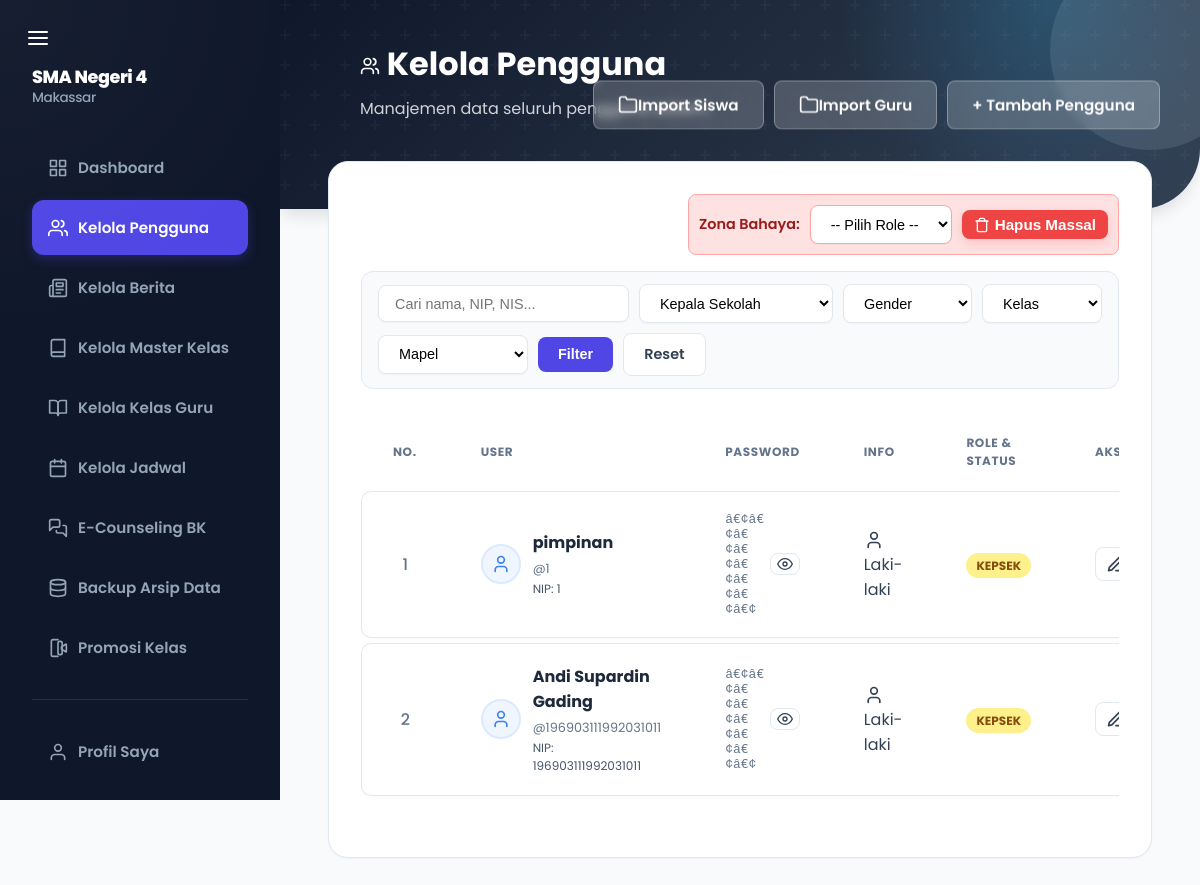
The page /src/admin/manage_users.php?role=kepsek (signed in) on the database as committed earlier.
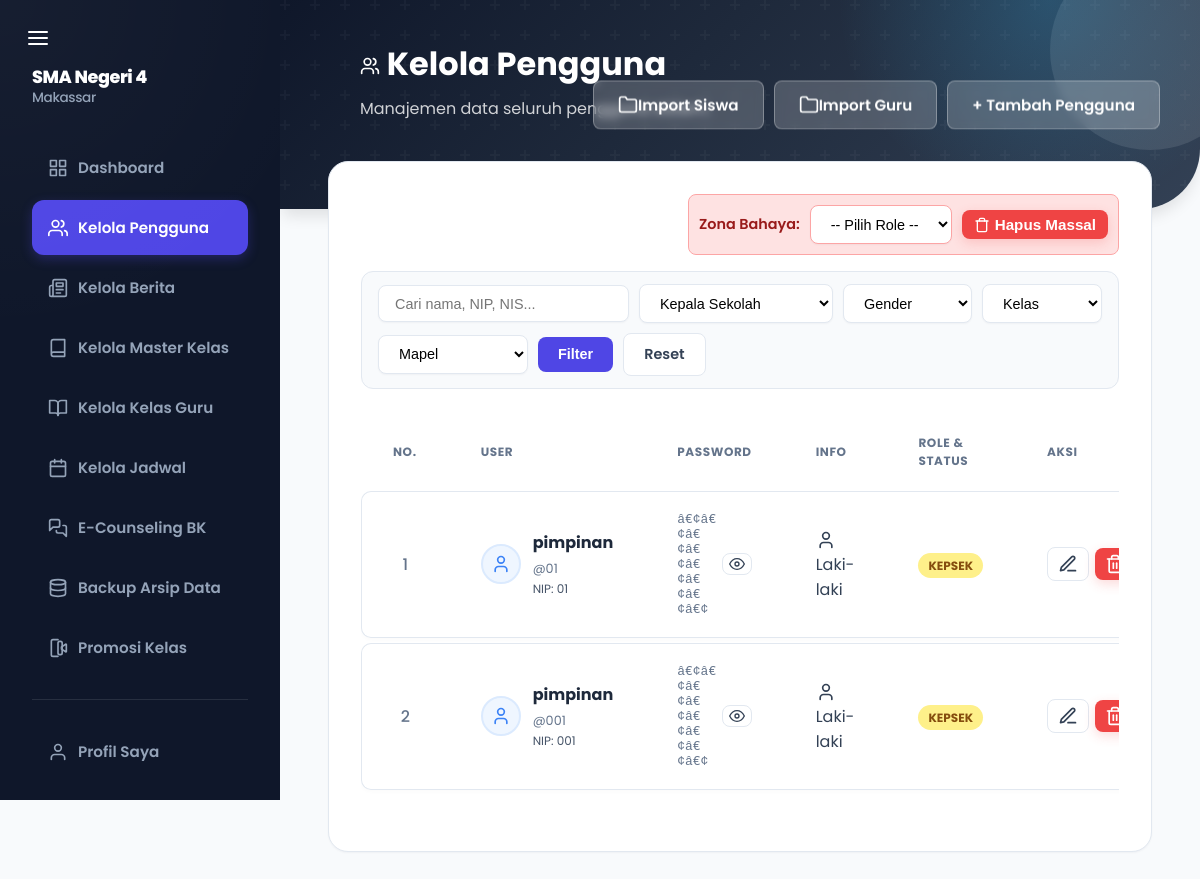
The same page on the database as committed later.
### tables this page shows
CREATE TABLE `users` (
  `id` int NOT NULL,
  `username` varchar(50) NOT NULL,
  `password` varchar(255) NOT NULL,
  `full_name` varchar(100) NOT NULL,
  `role` enum('admin','guru','siswa','osis','kepsek','wakasek','bk') NOT NULL DEFAULT 'siswa',
  `created_at` timestamp NULL DEFAULT CURRENT_TIMESTAMP,
  `class_id` int DEFAULT NULL,
  `subject_id` int DEFAULT NULL,
  `photo_path` varchar(255) DEFAULT NULL,
  `gender` enum('L','P') DEFAULT NULL,
  `address` text,
  `status` enum('active','graduated','suspended') DEFAULT 'active',
  `nip` varchar(20) DEFAULT NULL,
  `nis` varchar(20) DEFAULT NULL,
  `password_changed` tinyint(1) DEFAULT '0'
);

### src/admin/manage_users.php (the view, shortened to what the changed rows need)
<?php
require_once '../../config/database.php';
$filter_role = $_GET['role'] ?? '';
$sql = "SELECT users.*, classes.name as class_name, subjects.name as subject_name
        FROM users
        LEFT JOIN classes ON users.class_id = classes.id
        LEFT JOIN subjects ON users.subject_id = subjects.id
        WHERE 1=1 ";
$params = [];
if ($filter_role) {
    $sql .= " AND users.role = ? ";
    $params[] = $filter_role;
}
$sql .= " ORDER BY users.created_at DESC";
$stmt = $pdo->prepare($sql);
$stmt->execute($params);
$users = $stmt->fetchAll();
?>
<!DOCTYPE html>
<html lang="id">
<head>
    <link rel="stylesheet" href="/public/assets/css/style.css">
</head>
<body class="admin-full-layout">
<div class="app-container">
    <main class="main-content">
        <div class="dashboard-hero">
            <div style="position: relative; z-index: 2;">
                <h1 style="color: white; margin-bottom: 0.5rem;"> Kelola Pengguna</h1>
            </div>
        </div>
        <div class="content-overlap">
            <div class="card">
            <div style="margin-bottom: 1.5rem;">
            <div class="table-container">
                <table>
                    <thead>
                        <tr>
                            <th style="width: 50px; text-align: center;">No.</th>
                            <th>User</th>
                            <th>Password</th>
                            <th>Info</th>
                            <th>Role & Status</th>
                            <th>Aksi</th>
                        </tr>
                    </thead>
                    <tbody>
                        <?php $row_no = 1; foreach ($users as $u): ?>
                        <tr>
                            <td style="text-align: center; color: #64748b; font-weight: 500;">
                                <?php echo $row_no++; ?>
                            </td>
                            <td>
                                <div class="user-info">
                                    <?php if ($u['photo_path']): ?>
                                        <img src="/<?php echo htmlspecialchars($u['photo_path']); ?>" class="user-avatar">
                                    <?php
    else: ?>
                                        <div class="user-avatar-placeholder"><svg width="20" height="20" viewBox="0 0 24 24" fill="none" stroke="currentColor" stroke-width="2" stroke-linecap="round" stroke-linejoin="round" style="display:inline-block; vertical-align:middle; line-height:1;"><path d="M19 21v-2a4 4 0 0 0-4-4H9a4 4 0 0 0-4 4v2"/><circle cx="12" cy="7" r="4"/></svg></div>
                                    <?php
    endif; ?>
                                    <div>
                                        <strong style="color: var(--secondary);"><?php echo htmlspecialchars($u['full_name']); ?></strong><br>
                                        <span style="color: var(--text-muted); font-size: 0.8rem;">@<?php echo htmlspecialchars($u['username']); ?></span>
                                        <?php if ($u['nip']): ?>
                                            <div style="font-size: 0.75rem; color: #475569;">NIP: <?php echo htmlspecialchars($u['nip']); ?></div>
                                        <?php
    elseif ($u['nis']): ?>
                                            <div style="font-size: 0.75rem; color: #475569;">NIS: <?php echo htmlspecialchars($u['nis']); ?></div>
                                        <?php
    endif; ?>
                                    </div>
                                </div>
                            </td>
                            <td>
                                <div style="display: flex; align-items: center; gap: 5px;">
                                    <span class="pwd-mask" style="font-family: monospace; color: #64748b;">â€¢â€¢â€¢â€¢â€¢â€¢â€¢â€¢</span>
                                    <button type="button" class="btn btn-secondary" style="padding: 2px 6px; font-size: 0.7rem;" onclick="togglePasswordRow(this)">
                                        <svg xmlns="http://www.w3.org/2000/svg" width="16" height="16" viewBox="0 0 24 24" fill="none" stroke="currentColor" stroke-width="2" stroke-linecap="round" stroke-linejoin="round"><path d="M1 12s4-8 11-8 11 8 11 8-4 8-11 8-11-8-11-8z"/><circle cx="12" cy="12" r="3"/></svg>
                                    </button>
                                </div>
                            </td>
                            <td>
                                <?php if ($u['gender'])
        echo($u['gender'] == 'L' ? '<svg width="20" height="20" viewBox="0 0 24 24" fill="none" stroke="currentColor" stroke-width="2" stroke-linecap="round" stroke-linejoin="round" style="display:inline-block; vertical-align:middle; line-height:1;"><path d="M19 21v-2a4 4 0 0 0-4-4H9a4 4 0 0 0-4 4v2"/><circle cx="12" cy="7" r="4"/></svg> Laki-laki' : '<svg width="20" height="20" viewBox="0 0 24 24" fill="none" stroke="currentColor" stroke-width="2" stroke-linecap="round" stroke-linejoin="round" style="display:inline-block; vertical-align:middle; line-height:1;"><path d="M19 21v-2a4 4 0 0 0-4-4H9a4 4 0 0 0-4 4v2"/><circle cx="12" cy="7" r="4"/></svg> Perempuan') . '<br>'; ?>
                            </td>
                            <td>
                                <span class="role-badge role-<?php echo $u['role']; ?>">
                                    <?php echo $u['role']; ?>
                                </span>
                            </td>
                            <td>
                                <div class="action-buttons">
                                    <a href="add_user.php?edit=<?php echo $u['id']; ?>" class="btn btn-secondary" style="padding: 6px 10px; font-size: 0.8rem;"><svg width="20" height="20" viewBox="0 0 24 24" fill="none" stroke="currentColor" stroke-width="2" stroke-linecap="round" stroke-linejoin="round" style="display:inline-block; vertical-align:middle; line-height:1;"><path d="M12 20h9"/><path d="M16.5 3.5a2.121 2.121 0 0 1 3 3L7 19l-4 1 1-4L16.5 3.5z"/></svg></a>
                                    <?php if ($u['username'] !== 'admin'): ?>
                                        <a href="manage_users.php?delete=<?php echo $u['id']; ?>" class="btn btn-danger" style="padding: 6px 10px; font-size: 0.8rem;" onclick="return confirm('Hapus?')"></a>
                                    <?php
    endif; ?>
                                </div>
                            </td>
                        </tr>
                        <?php
endforeach; ?>
                    </tbody>
                </table>
            </div>
            </div>
        </div>
    </main>
</div>
</body>
</html>

Rows that differ between the two databases and show on the page:
removed users: full_name "pimpinan", username "1", nip "1", gender "L" (drawn), role "KEPSEK"
removed users: full_name "Andi Supardin Gading", username "196903111992031011", nip "196903111992031011", gender "L" (drawn), role "KEPSEK"
added users: full_name "pimpinan", username "01", nip "01", gender "L" (drawn), role "KEPSEK"
added users: full_name "pimpinan", username "001", nip "001", gender "L" (drawn), role "KEPSEK"
